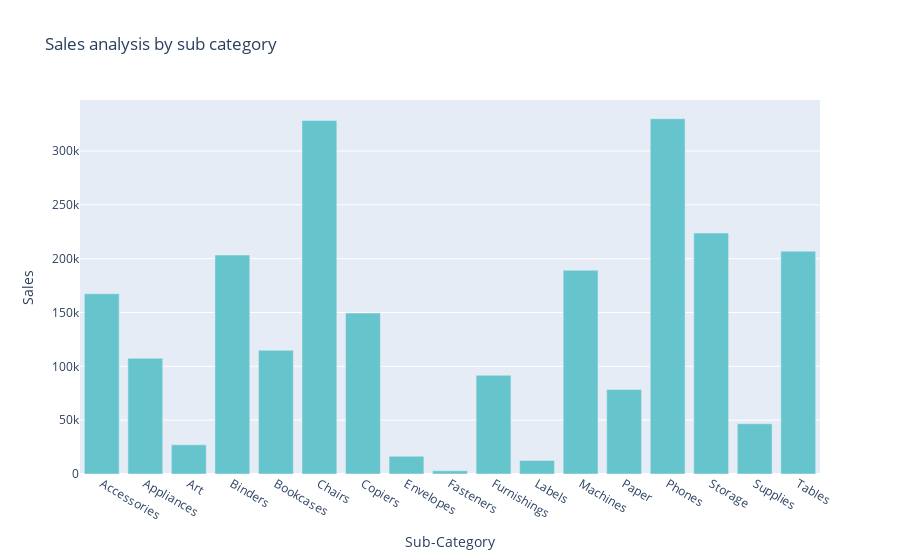

The notebook cell saved with this chart:
### Code cell
fig = px.bar(Sales_by_Sub_Category,
             x="Sub-Category",
             y="Sales",
             title="Sales analysis by sub category",
             color_discrete_sequence=px.colors.qualitative.Pastel)
fig.show()

### Figure 1 — Plotly figure (JSON) as saved in the notebook; plotly's stock layout.template omitted (floating-point values rounded to 4 significant figures)
{"data": [{"alignmentgroup": "True", "hovertemplate": "Sub-Category=%{x}<br>Sales=%{y}<extra></extra>", "legendgroup": "", "marker": {"color": "rgb(102, 197, 204)", "pattern": {"shape": ""}}, "name": "", "offsetgroup": "", "orientation": "v", "showlegend": false, "textposition": "auto", "type": "bar", "x": ["Accessories", "Appliances", "Art", "Binders", "Bookcases", "Chairs", "Copiers", "Envelopes", "Fasteners", "Furnishings", "Labels", "Machines", "Paper", "Phones", "Storage", "Supplies", "Tables"], "xaxis": "x", "y": [167400.0, 107500.0, 27120.0, 203400.0, 114900.0, 328400.0, 149500.0, 16480.0, 3024.0, 91710.0, 12490.0, 189200.0, 78480.0, 330000.0, 223800.0, 46670.0, 207000.0], "yaxis": "y"}], "layout": {"autosize": true, "barmode": "relative", "legend": {"tracegroupgap": 0}, "title": {"text": "Sales analysis by sub category"}, "xaxis": {"anchor": "y", "autorange": true, "domain": [0, 1], "range": [-0.5, 16.5], "title": {"text": "Sub-Category"}, "type": "category"}, "yaxis": {"anchor": "x", "autorange": true, "domain": [0, 1], "range": [0, 347400.0], "title": {"text": "Sales"}, "type": "linear"}}}
